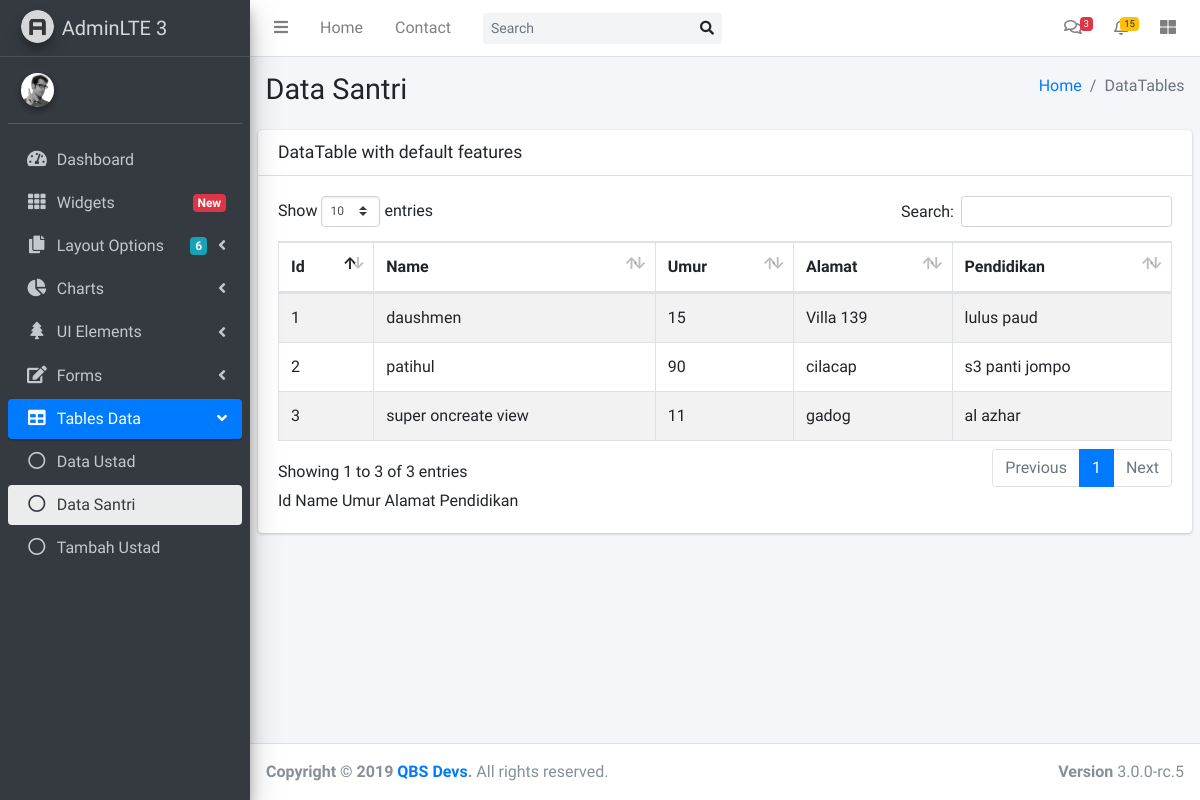
Before: /yukngaji/pages/tables/santri.php with the older database file.
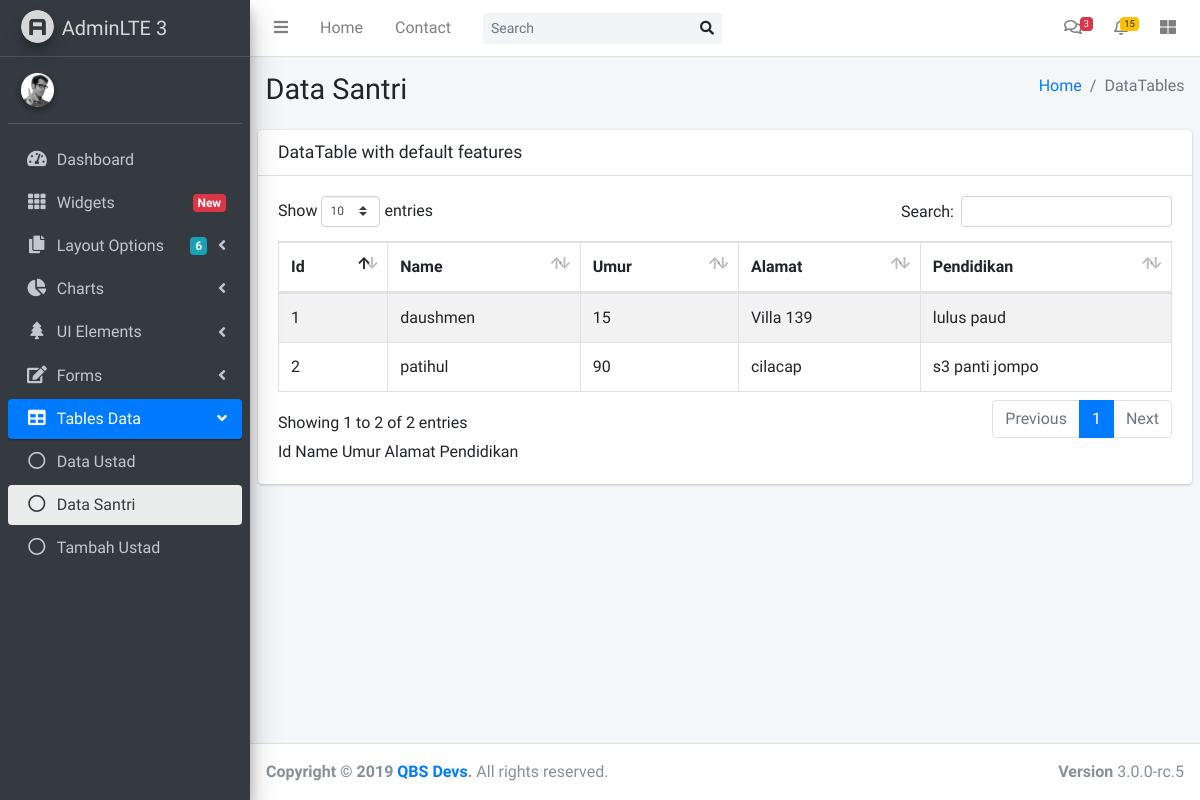
After: the same page with the newer database file.
### tables this page shows
CREATE TABLE `santri` (
  `id` int(255) NOT NULL,
  `name` varchar(500) NOT NULL,
  `umur` int(100) NOT NULL,
  `alamat` text NOT NULL,
  `pendidikan` text NOT NULL
);

### yukngaji/pages/tables/santri.php (the view, shortened to what this page needs)
<!DOCTYPE html>
<html>
<head>
  <link rel="stylesheet" href="../../plugins/fontawesome-free/css/all.min.css">
  <link rel="stylesheet" href="https://code.ionicframework.com/ionicons/2.0.1/css/ionicons.min.css">
  <link rel="stylesheet" href="../../plugins/datatables-bs4/css/dataTables.bootstrap4.css">
  <link rel="stylesheet" href="../../dist/css/adminlte.min.css">
</head>
<body class="hold-transition sidebar-mini">
<div class="wrapper">
  <nav class="main-header navbar navbar-expand navbar-white navbar-light">
    <ul class="navbar-nav">
      <li class="nav-item">
        <a class="nav-link" data-widget="pushmenu" href="#"><i class="fas fa-bars"></i></a>
      </li>
      <li class="nav-item d-none d-sm-inline-block">
        <a href="../../index3.php" class="nav-link">Home</a>
      </li>
      <li class="nav-item d-none d-sm-inline-block">
        <a href="#" class="nav-link">Contact</a>
      </li>
    </ul>
    <form class="form-inline ml-3">
      <div class="input-group input-group-sm">
        <input class="form-control form-control-navbar" type="search" placeholder="Search" aria-label="Search">
        <div class="input-group-append">
          <button class="btn btn-navbar" type="submit">
            <i class="fas fa-search"></i>
          </button>
        </div>
      </div>
    </form>
    <ul class="navbar-nav ml-auto">
      <li class="nav-item dropdown">
        <a class="nav-link" data-toggle="dropdown" href="#">
          <i class="far fa-comments"></i>
          <span class="badge badge-danger navbar-badge">3</span>
        </a>
      </li>
      <li class="nav-item dropdown">
        <a class="nav-link" data-toggle="dropdown" href="#">
          <span class="badge badge-warning navbar-badge">15</span>
        </a>
      </li>
      <li class="nav-item">
        <a class="nav-link" data-widget="control-sidebar" data-slide="true" href="#">
          <i class="fas fa-th-large"></i>
        </a>
      </li>
    </ul>
  </nav>
  <aside class="main-sidebar sidebar-dark-primary elevation-4">
    <a href="../../index3.php" class="brand-link">
      <img src="../../dist/img/AdminLTELogo.png"
           alt="AdminLTE Logo"
           class="brand-image img-circle elevation-3"
           style="opacity: .8">
      <span class="brand-text font-weight-light">AdminLTE 3</span>
    </a>
    <div class="sidebar">
      <div class="user-panel mt-3 pb-3 mb-3 d-flex">
        <div class="image">
          <img src="../../dist/img/user2-160x160.jpg" class="img-circle elevation-2" alt="User Image">
        </div>
        <div class="info">
        </div>
      </div>
      <nav class="mt-2">
        <ul class="nav nav-pills nav-sidebar flex-column" data-widget="treeview" role="menu" data-accordion="false">
          <li class="nav-item has-treeview">
            <a href="../../dashboard.php" class="nav-link">
              <i class="nav-icon fas fa-tachometer-alt"></i>
              <p>
                Dashboard
              </p>
            </a>
          </li>
          <li class="nav-item">
            <a href="../widgets.html" class="nav-link">
              <i class="nav-icon fas fa-th"></i>
              <p>
                Widgets
                <span class="right badge badge-danger">New</span>
              </p>
            </a>
          </li>
          <li class="nav-item has-treeview">
            <a href="#" class="nav-link">
              <i class="nav-icon fas fa-copy"></i>
              <p>
                Layout Options
                <i class="fas fa-angle-left right"></i>
                <span class="badge badge-info right">6</span>
              </p>
            </a>
          </li>
          <li class="nav-item has-treeview">
            <a href="#" class="nav-link">
              <i class="nav-icon fas fa-chart-pie"></i>
              <p>
                Charts
                <i class="right fas fa-angle-left"></i>
              </p>
            </a>
          </li>
          <li class="nav-item has-treeview">
            <a href="#" class="nav-link">
              <i class="nav-icon fas fa-tree"></i>
              <p>
                UI Elements
                <i class="fas fa-angle-left right"></i>
              </p>
            </a>
          </li>
          <li class="nav-item has-treeview">
            <a href="#" class="nav-link">
              <i class="nav-icon fas fa-edit"></i>
              <p>
                Forms
                <i class="fas fa-angle-left right"></i>
              </p>
            </a>
          </li>
          <li class="nav-item has-treeview menu-open">
            <a href="#" class="nav-link active">
              <i class="nav-icon fas fa-table"></i>
              <p>
                Tables Data
                <i class="fas fa-angle-left right"></i>
              </p>
            </a>
            <ul class="nav nav-treeview">
              <li class="nav-item">
                <a href="../tables/ustad.php" class="nav-link">
                  <i class="far fa-circle nav-icon"></i>
                  <p>Data Ustad</p>
                </a>
              </li>
              <li class="nav-item">
                <a href="../tables/santri.php" class="nav-link active">
                  <i class="far fa-circle nav-icon"></i>
                  <p>Data Santri</p>
                </a>
              </li>
              <li class="nav-item">
                <a href="../tables/createustad.php" class="nav-link">
                  <i class="far fa-circle nav-icon"></i>
                  <p>Tambah Ustad</p>
                </a>
              </li>
            </ul>
          </li>
  </aside>
  <div class="content-wrapper">
    <section class="content-header">
      <div class="container-fluid">
        <div class="row mb-2">
          <div class="col-sm-6">
            <h1>Data Santri</h1>
          </div>
          <div class="col-sm-6">
            <ol class="breadcrumb float-sm-right">
              <li class="breadcrumb-item"><a href="#">Home</a></li>
              <li class="breadcrumb-item active">DataTables</li>
            </ol>
          </div>
        </div>
      </div>
    </section>
    <section class="content">
      <div class="row">
        <div class="col-12">
          <div class="card">
            <div class="card-header">
              <h3 class="card-title">DataTable with default features</h3>
            </div>
            <div class="card-body">
              <table id="example1" class="table table-bordered table-striped">
                <thead>
                <tr>
                  <th>Id</th>
                  <th>Name</th>
                  <th>Umur</th>
                  <th>Alamat</th>
                  <th>Pendidikan</th>
                </tr>
                </thead>
                <tbody>
                <?php
                $conn = mysqli_connect("localhost", "root", "", "yukngaji");
                $sql = "SELECT id, name, umur, alamat, pendidikan FROM santri";
                $result = $conn-> query($sql);
                if($result-> num_rows > 0){
                    while($row = $result-> fetch_assoc()){
                        echo "<tr><td>". $row["id"] ."</td><td>". $row["name"]. "</td><td>". $row["umur"]. "</td><td>". $row["alamat"]. "</td><td>". $row["pendidikan"]. "</td></tr>";
                    }
                    echo "</table>";
                }
                else{
                    echo "0 result";
                }
            ?>
                <tr>
                  <th>Id</th>
                  <th>Name</th>
                  <th>Umur</th>
                  <th>Alamat</th>
                  <th>Pendidikan</th>
                </tr>
            </div>
          </div>
        </div>
      </div>
    </section>
  </div>
  <footer class="main-footer">
    <div class="float-right d-none d-sm-block">
      <b>Version</b> 3.0.0-rc.5
    </div>
    <strong>Copyright &copy; 2019 <a href="#">QBS Devs</a>.</strong> All rights reserved.
  </footer>
</div>
</body>
</html>

Changed rows visible on the page:
removed santri: id "3", name "super oncreate view", umur "11", alamat "gadog", pendidikan "al azhar"
Other visible differences:
text written by a page script: "Show entries Search: Showing 1 to 3 of 3 entries Previous 1 Next" → "Show entries Search: Showing 1 to 2 of 2 entries Previous 1 Next"
